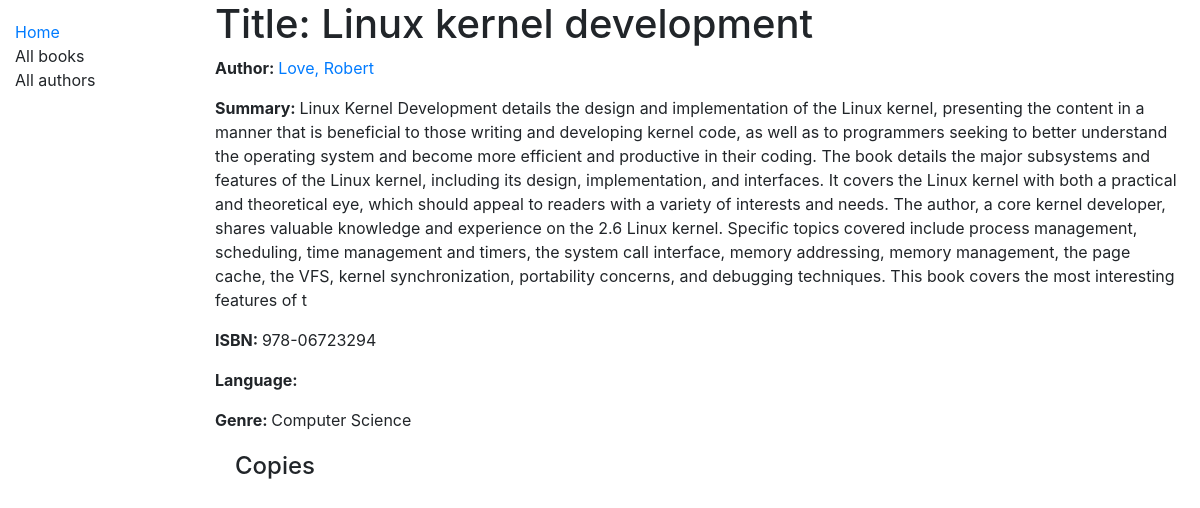
/catalog/book/1, run on the app's committed database.
### catalog/models.py (models this page shows, shortened)
class Book(models.Model):
    title = models.CharField(max_length=200)
    author = models.ForeignKey('Author',on_delete=models.SET_NULL, null=True)
    summary = models.TextField(max_length=1000, help_text='Enter a brief description of the book')
    isbn = models.CharField('ISBN',max_length=13, help_text='13 Character')
    genre = models.ManyToManyField(Genre, help_text='Select a genre for this book')
    def display_genre(self):
        """Create a string for the Genre. This is required to display genre in Admin."""
        return ','.join(genre.name for genre in self.genre.all()[:3])
    display_genre.short_description = 'Genre'

class Author(models.Model):
    first_name = models.CharField(max_length=100)
    last_name = models.CharField(max_length=100)
    date_of_birth = models.DateField(null=True, blank=True)
    date_of_death = models.DateField('Died', null=True, blank=True)
    class Meta:
        ordering = ['last_name', 'first_name']
    def __str__(self):
        return f'{self.last_name}, {self.first_name}'

class Genre(models.Model):
    name = models.CharField(max_length=200, help_text='Enter a book genre(e.g. Science Fiction)')
    def __str__(self):
        return self.name

### catalog/views.py (the view)
# urls.py: path('book/<int:pk>', views.BookDetailView.as_view(), name='book-detail'),
class BookDetailView(generic.DetailView):
    model = Book

### catalog/templates/catalog/book_detail.html (shortened to what this page needs)
{% extends "generic_base.html" %}
{% block content %}
    <h1>Title: {{ book.title }}</h1>
    <p><strong>Author: </strong><a href="">
        {{ book.author }}
    </a></p>
    <p><strong>Summary: </strong>{{ book.summary }}</p>
    <p><strong>ISBN: </strong>{{ book.isbn }}</p>
    <p><strong>Language: </strong>{{ book.language }}</p>
    <p><strong>Genre: </strong>
        {% for genre in book.genre.all %}
        {{ genre }}
        {% endfor %}
    </p>
    <div style="margin-left: 20px; margin-top:20px">
        <h4>
            Copies
        </h4>
    </div>
{% endblock %}

### catalog/templates/generic_base.html (shortened to what this page needs)
<!DOCTYPE html>
<html lang="en">
<head>
    <link rel="stylesheet" href="https://stackpath.bootstrapcdn.com/bootstrap/4.1.3/css/bootstrap.min.css"
>
    {% load static %}
    <link rel="stylesheet" href="{% static 'css/style.css' %}">
</head>
<body>
    <div class="container-fluid">
        <div class="row">
            <div class="col-sm-2">
                {% block sidebar %}
                <ul class="sidebar-nav">
                    <li><a href="{% url 'index' %}">Home</a></li>
                    <li><a>All books</a></li>
                    <li><a>All authors</a></li>
                </ul>
                {% endblock %}
            </div>
            <div class="col-sm-10">
                {% block content %}{% endblock %}
            </div>
        </div>
    </div>
</body>
</html>

### catalog/statics/css/style.css (style rules this page uses)
.sidebar-nav { margin-top: 20px; padding: 0; list-style: none; }

### data on the page
Book: title "Linux kernel development", author "Love, Robert", summary "Linux Kernel Development details the design and implementation of the Linux kernel, presenting the content in a manner that is beneficial to those writing and developing kernel code, as well as to programmers seeking to better understand the operating system and become more efficient and productive in their coding. The book details the major subsystems and features of the Linux kernel, including its design, implementation, and interfaces. It covers the Linux kernel with both a practical and theoretical eye, which should appeal to readers with a variety of interests and needs. The author, a core kernel developer, shares valuable knowledge and experience on the 2.6 Linux kernel. Specific…", isbn "978-06723294"
Genre: name "Computer Science"
